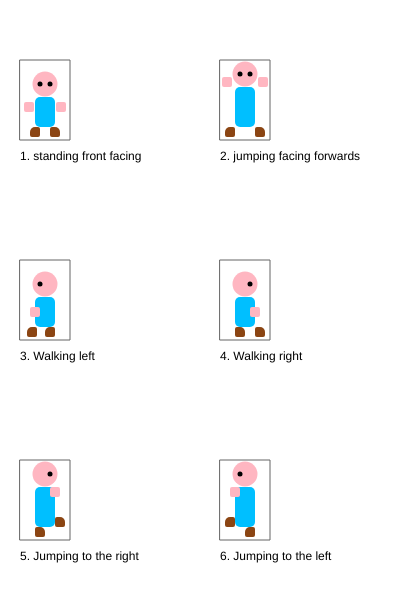
Frame 1 (no input)
Frame 60 (no input): identical to frame 1, image omitted
Frame 120 (the mouse pressed at the canvas centre since frame 60): identical to frame 1, image omitted

The p5.js sketch that drew this single still picture (run headless with seeded random() and noise() and a simulated clock; from frame 60 on, the mouse is pressed at the canvas centre):

// p5.js sketch
// ── sketch.js
/*

The Game Project

2a - Game character

*/

var gameChar_x = 0;
var gameChar_y = 0;

function setup()
{
	createCanvas(400, 600);
}

function draw()
{
	background(255);

	//Standing, facing frontwards

	stroke(100);
	noFill();
	rect(20, 60, 50, 80);
	noStroke();
	fill(0);
	text("1. standing front facing", 20, 160);

	gameChar_x = 45;
	gameChar_y = 137;
	//Add your code here ...

	//head
	fill(255, 182, 193);
	ellipse(gameChar_x, gameChar_y - 53, 25,25);

	//hands
	rect(gameChar_x- 21, gameChar_y- 35, 10,10, 2);
	rect(gameChar_x+ 11, gameChar_y- 35, 10,10, 2);

	
	// eyes
	fill(0);
	ellipse(gameChar_x - 5, gameChar_y - 53, 5,5);
	ellipse(gameChar_x + 5, gameChar_y - 53, 5,5);
	
	// feet
	fill(139, 69, 19);
	rect(gameChar_x- 15, gameChar_y- 10, 10,10,5,2,2,2);
	rect(gameChar_x+ 5, gameChar_y- 10, 10,10,2,5,2,2);
	
	// body
	fill(0, 191, 255);
	rect(gameChar_x- 10, gameChar_y - 40, 20, 30, 5);

	//Jumping facing forwards
	stroke(100);
	noFill();
	rect(220, 60, 50, 80);
	noStroke();
	fill(0);
	text("2. jumping facing forwards", 220, 160);

	gameChar_x = 245;
	gameChar_y = 137;
	//Add your code here ...

	//head
	fill(255, 182, 193);
	ellipse(gameChar_x, gameChar_y - 63, 25,25);

	//hands
	rect(gameChar_x- 23, gameChar_y- 60, 10,10, 2);
	rect(gameChar_x+ 13, gameChar_y- 60, 10,10, 2);
	
	// eyes
	fill(0);
	ellipse(gameChar_x - 5, gameChar_y - 63, 5,5);
	ellipse(gameChar_x + 5, gameChar_y - 63, 5,5);
	
	// feet
	fill(139, 69, 19);
	rect(gameChar_x- 20, gameChar_y- 10, 10, 10, 5, 2, 2, 2);
	rect(gameChar_x+ 10, gameChar_y- 10, 10, 10, 2, 5, 2, 2);
	
	// body
	fill(0, 191, 255);
	rect(gameChar_x- 10, gameChar_y - 50, 20, 40, 5);


	//Walking, turned left
	stroke(100);
	noFill();
	rect(20, 260, 50, 80);
	noStroke();
	fill(0);
	text("3. Walking left", 20, 360);

	gameChar_x = 45;
	gameChar_y = 337;
	//Add your code here ...

	//head
	fill(255, 182, 193);
	ellipse(gameChar_x, gameChar_y - 53, 25,25);

	// eyes
	fill(0);
	ellipse(gameChar_x - 5, gameChar_y - 53, 5,5);
	
	// feet
	fill(139, 69, 19);
	rect(gameChar_x, gameChar_y- 10, 10,10,5,2,2,2);
	rect(gameChar_x - 18, gameChar_y- 10, 10,10,5,2,2,2);
	
	// body
	fill(0, 191, 255);
	rect(gameChar_x- 10, gameChar_y - 40, 20, 30, 5);
	
	//hands
	fill(255, 182, 193);
	rect(gameChar_x - 15, gameChar_y- 30, 10,10, 2);
	

	//Walking, turned right
	stroke(100);
	noFill();
	rect(220, 260, 50, 80);
	noStroke();
	fill(0);
	text("4. Walking right", 220, 360);

	gameChar_x = 245;
	gameChar_y = 337;
	//Add your code here ...

	// head
	fill(255, 182, 193);
	ellipse(gameChar_x, gameChar_y - 53, 25,25);

	
	// eyes
	fill(0);
	ellipse(gameChar_x + 5, gameChar_y - 53, 5,5);
	
	// feet
	fill(139, 69, 19);
	rect(gameChar_x- 10, gameChar_y- 10, 10,10,2,5,2,2);
	rect(gameChar_x+ 10, gameChar_y- 10, 10,10,2,5,2,2);
	
	// body
	fill(0, 191, 255);
	rect(gameChar_x- 10, gameChar_y - 40, 20, 30, 5);
	
	//hands
	fill(255, 182, 193);
	rect(gameChar_x + 5 , gameChar_y- 30, 10,10,2);
	

	//Jumping right
	stroke(100);
	noFill();
	rect(20, 460, 50, 80);
	noStroke();
	fill(0);
	text("5. Jumping to the right", 20, 560);

	gameChar_x = 45;
	gameChar_y = 537;
	//Add your code here ...

	// head
	fill(255, 182, 193);
	ellipse(gameChar_x, gameChar_y - 63, 25,25);

	
	// eyes
	fill(0);
	ellipse(gameChar_x + 5, gameChar_y - 63, 5,5);
	
	// feet
	fill(139, 69, 19);
	rect(gameChar_x- 10, gameChar_y- 10, 10,10,2,5,2,2);
	rect(gameChar_x+ 10, gameChar_y - 20, 10,10,2,5,2,2);
	
	// body
	fill(0, 191, 255);
	rect(gameChar_x- 10, gameChar_y - 50, 20, 40, 5);
	
	//hands
	fill(255, 182, 193);
	rect(gameChar_x + 5 , gameChar_y- 50, 10,10,2);



	//Jumping to the left
	stroke(100);
	noFill();
	rect(220, 460, 50, 80);
	noStroke();
	fill(0);
	text("6. Jumping to the left", 220, 560);

	gameChar_x = 245;
	gameChar_y = 537;
	//Add your code here ...

	//head
	fill(255, 182, 193);
	ellipse(gameChar_x, gameChar_y - 63, 25,25);

	
	// eyes
	fill(0);
	ellipse(gameChar_x - 5, gameChar_y - 63, 5,5);
	
	// feet
	fill(139, 69, 19);
	rect(gameChar_x, gameChar_y- 10, 10,10,5,2,2,2);
	rect(gameChar_x - 20, gameChar_y - 20 , 10,10,5,2,2,2);
	
	// body
	fill(0, 191, 255);
	rect(gameChar_x- 10, gameChar_y - 50, 20, 40,5);
	
	//hands
	fill(255, 182, 193);
	rect(gameChar_x - 15, gameChar_y - 50, 10,10,2);

}
